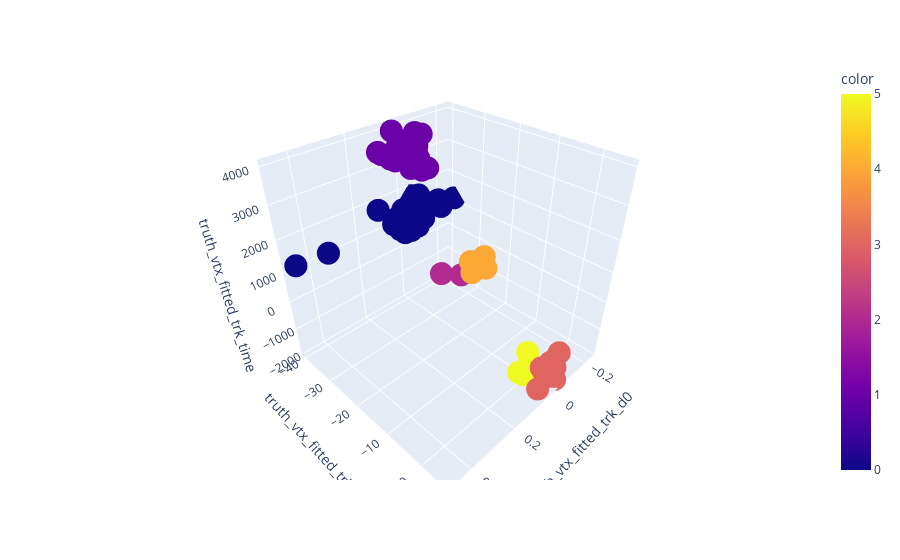

The code cell stored with this chart in its notebook:
### Code cell
# d0, z0, time 
N = 390
fig = px.scatter_3d(x=truth_tree_arrays[plotting_objects[0]][N], 
                    y=truth_tree_arrays[plotting_objects[1]][N], 
                    z=truth_tree_arrays[plotting_objects[5]][N],
                  color=truth_vtx_fitted_trk_vtxID[N])
fig.update_layout(scene = dict(
                    xaxis_title=plotting_objects[0],
                    yaxis_title=plotting_objects[1],
                    zaxis_title=plotting_objects[5]))
#                     width=700,
#                     margin=dict(r=20, b=10, l=10, t=10))
fig.show()
